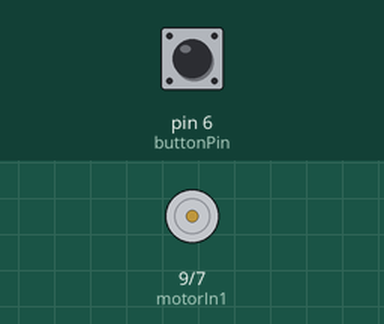
Bench run of a sketch on a simulated Arduino Uno, built with avr-gcc and run on an emulated ATmega328P. Shown: motor-driver pin pairs drawn as motors (green arrow = first pin HIGH = forward, orange = second pin HIGH = backward, longer = more drive). The inputs (shaded band) are chosen by the test bench; at power-on: pin 6 (buttonPin) LOW.

Above: at 1.2 s.
1.3 s: pin 6 (buttonPin) pulled HIGH for 0.15 s
At 2.6 s:
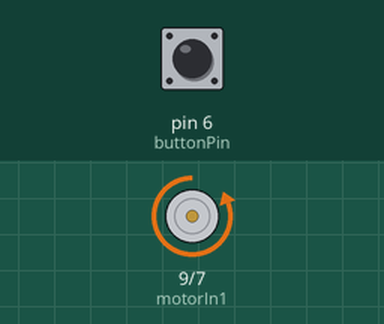
Timing chart, 0 to 4.3 s (numbered marks = the images above; inputs shaded):
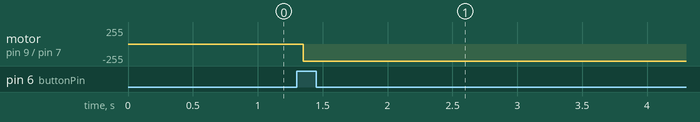

Measured:
- after the input at 1.3 s, motor on pin 9 (motorIn1) / pin 7 (motorIn2): stopped → backward 255/255 after 0.05 s

The sketch:

fan.ino
```cpp
const int buttonPin = 6; // the number of the pushbutton pin
const int motorIn1 = 9;
const int motorIn2 = 7;
int stat = 0;

#define rank1 150
#define rank2 200
#define rank3 250
// Variables will change:
int buttonState; // the current reading from the input pin
int lastButtonState = LOW; // the previous reading from the input pin
// the following variables are long's because the time, measured in miliseconds,
// will quickly become a bigger number than can be stored in an int.
long lastDebounceTime = 0; // the last time the output pin was toggled
long debounceDelay = 50; // the debounce time; increase if the output flickers

void setup()
{
pinMode(motorIn1,OUTPUT);
pinMode(motorIn2,OUTPUT);
Serial.begin(9600);
}

  void loop() {
      // read the state of the switch into a local variable:
      int reading = digitalRead(buttonPin);
      // check to see if you just pressed the button
      // (i.e. the input went from LOW to HIGH), and you've waited
      // long enough since the last press to ignore any noise:
      // If the switch changed, due to noise or pressing:
    if (reading != lastButtonState) {
      // reset the debouncing timer
      lastDebounceTime = millis();
    }
if ((millis() - lastDebounceTime) > debounceDelay) {
// whatever the reading is at, it's been there for longer
// than the debounce delay, so take it as the actual current state:
// if the button state has changed:
if (reading != buttonState) {
buttonState = reading;

if (buttonState == HIGH) {

stat = stat + 1;
if(stat >= 4)
{
stat = 0;
}
}
}
}

switch(stat)
{
case 1:
clockwise(rank1);
break;
case 2:
clockwise(rank2);
break;
case 3:
clockwise(rank3);
break;
default:
clockwise(0);
}
lastButtonState = reading;
}

void clockwise(int Speed)//
{
analogWrite(motorIn1,0);
analogWrite(motorIn2,Speed);
}
```
